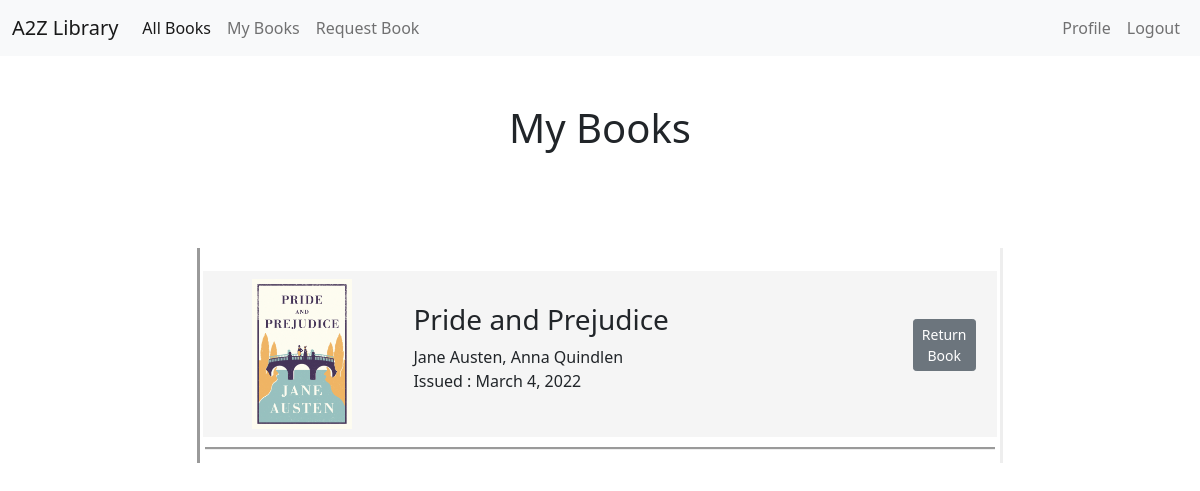
/lib/mybooks (signed in), run on an earlier commit of the app's database.
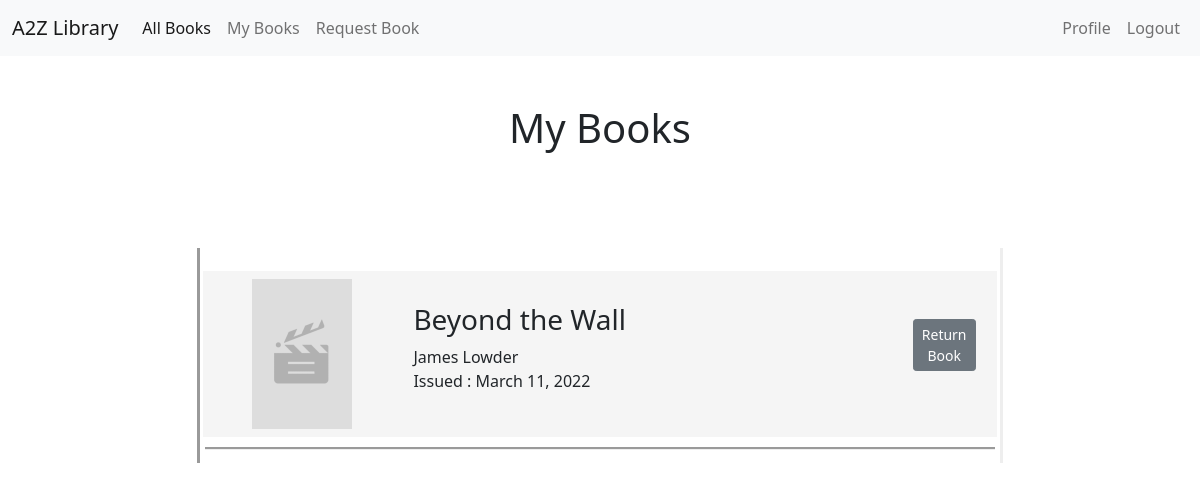
And on a later commit of the database.
### Library/models.py (models this page shows)
class MyBook(models.Model):
    book = models.OneToOneField(Book, on_delete=models.CASCADE)
    user = models.ForeignKey(User,  on_delete=models.CASCADE)
    IssuedDate = models.DateField( default=datetime.date.today)

class Book(models.Model):
    BookTitle = models.CharField(max_length=1000)
    Author = models.CharField(max_length=1000)
    Publisher = models.CharField(max_length=1000)
    Genre  = models.CharField(max_length=1000)
    Year = models.CharField(max_length=1000)
    Language = models.CharField(max_length=1000)
    Description = models.TextField()
    Tags  = models.CharField(max_length=1000)
    ISBN = models.CharField(max_length=1000)
    Image = models.ImageField(default='../media/book_images/default.jpg',blank=True, upload_to='book_images')
    IsRequested= models.BooleanField(default=False)
    ImageURL=models.TextField(default=NONE)
    IssuedBy = models.ForeignKey(User, blank=True, null=True, on_delete=models.SET_NULL)

### Library/views.py (the view)
# urls.py: path('mybooks', views.mybooks, name='mybooks'),
@login_required
def mybooks(request):
    try:
        context ={
            'mybooks':MyBook.objects.filter(user=request.user)
        }
        return render(request, 'Library/mybooks.html', context)
    except Exception as err:
        logger.error(err)
        return redirect('error')

### Library/templates/Library/mybooks.html (shortened to what this page needs)
{% extends "../base.html" %}
{% block content %}
<div class="my-5 mx-2" style="text-align: center;">
<h1>My Books</h1>
</div>
{% if mybooks %}
<div style="margin-left: 15%; margin-right: 15%;">
<div class="container py-2 my-5" style="border-style: inset; border-radius: 0%; border-top: 0; border-bottom: 0; float: left;">
  {% for mbk in mybooks %}
  <div  class="row" >
    <div class="col" style="padding: 10px;  margin: 5px; border-style: groove;  border-left: 0; border-right: 0; border-top: 0;">
        <div class="row" style="background-color: #a9a9a91f;">
            <div class="col-md-3 my-2" style="text-align: center;">
              {% if not mbk.book.IsRequested %}
              <img src="{{ mbk.book.Image.url }}" width="100" height="150" >
              {% else %}
              <img src="{{ mbk.book.ImageURL }}" width="100" height="150" >
              {% endif%}
            </div>
            <div class="col-md-7 my-2 py-4" style="text-align: left;">
                <div >
                    <h3>  {{ mbk.book.BookTitle  }}    </h3>
                    <div class="muted">    {{ mbk.book.Author }}    </div>
                    <div class="muted">  Issued : {{ mbk.IssuedDate }}    </div>
                </div>
            </div>
            <div class="col-md-2 p-5">
                <form action="" method="POST">
                <button type="button" class="btn btn-sm btn-secondary"  onclick="returnBook('{{mbk.book.id}}')">
                    Return Book
                  </button>
                </form>
            </div>
        </div>
    </div>
  </div>
  {% endfor %}
</div>
</div>
  {% else %}
  <div class="container py-2 my-5" >
    <div class="row px-5">
       <span> You dont have any book with you yet. you can issue a book &nbsp;</span><a href="{% url 'home' %}"> here</a>
    </div>
    </div>
    {% endif %}
{% endblock content %}

What changed in the data, as far as the page shows it:
removed MyBook: book.Image (picture), book.BookTitle "Pride and Prejudice", book.Author "Jane Austen, Anna Quindlen", IssuedDate "March 4, 2022"
added MyBook: book.Image (placeholder picture), book.BookTitle "Beyond the Wall", book.Author "James Lowder", IssuedDate "March 11, 2022"
